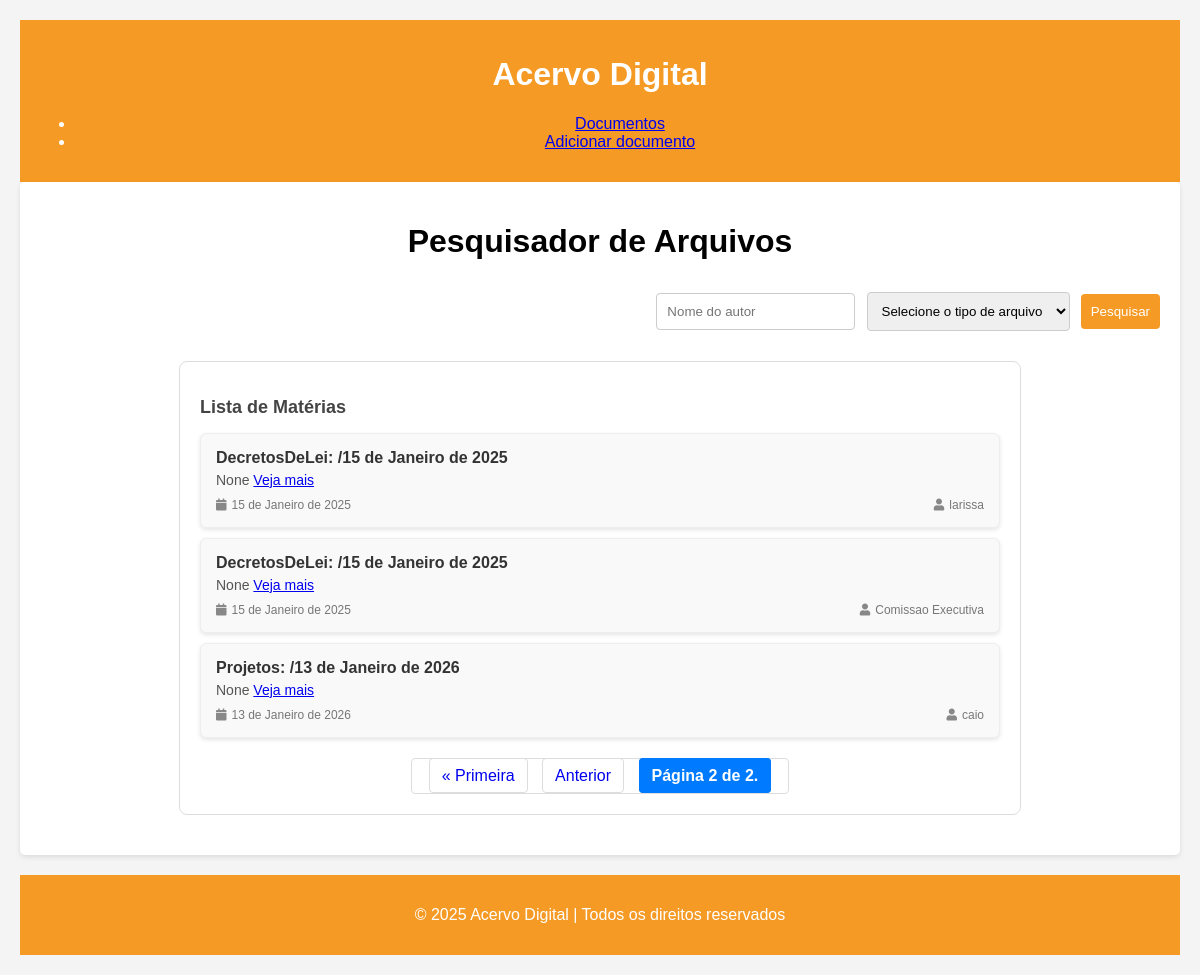
Before: /?page=2 with the older database file.
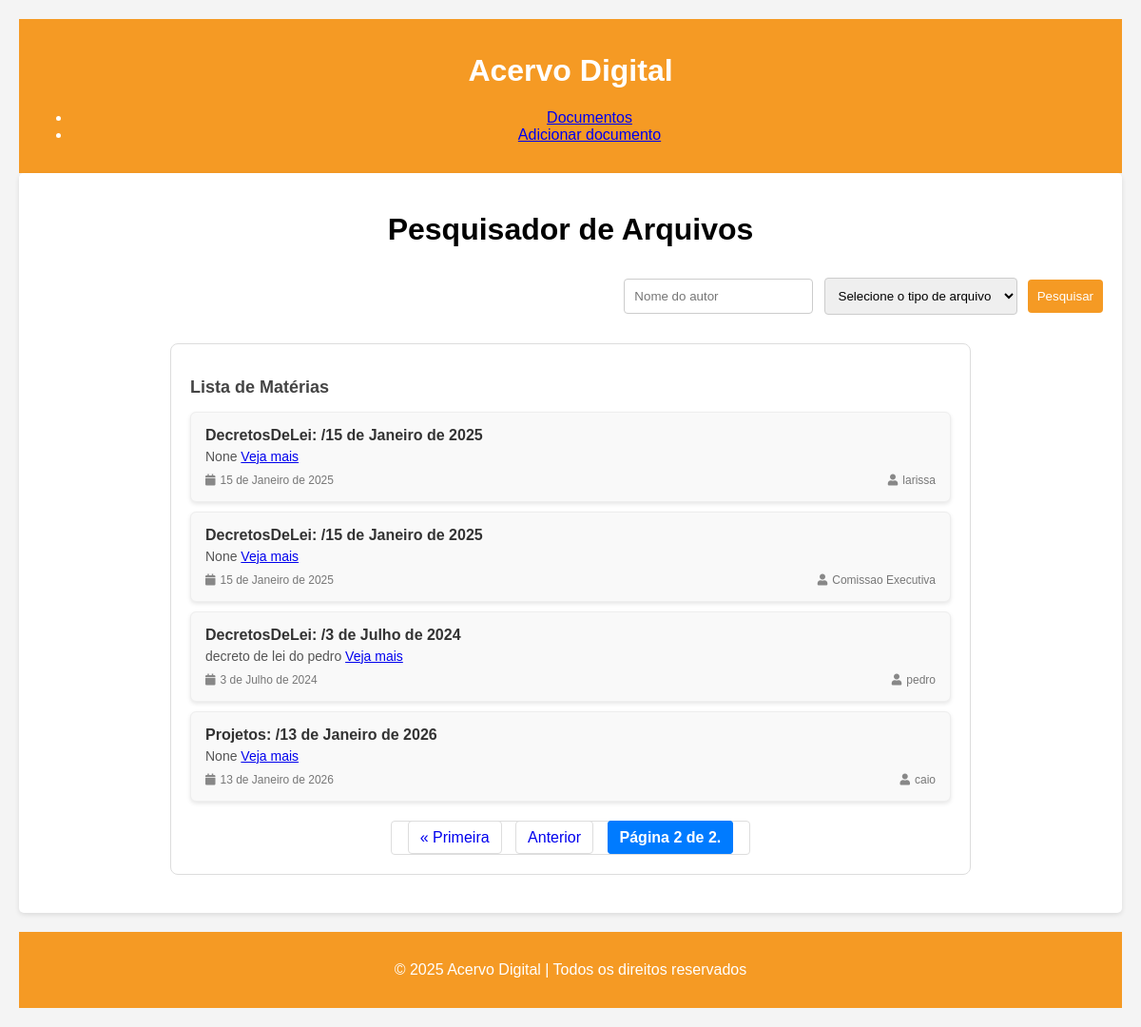
After: the same page with the newer database file.
### docs/models.py (models this page shows, shortened)
class Docs(models.Model):#tabela documentos
    id = models.AutoField(primary_key=True)
    tipe = models.ForeignKey(Type, on_delete=models.PROTECT, related_name='type_doc')
    autor = models.CharField(max_length=200)
    date = models.DateField(blank=True, null=True)
    photo = models.ImageField(upload_to='docs/', blank=True, null=True)
    description=models.CharField(max_length=200,blank=True,null=True)

class Type(models.Model):
    id = models.AutoField(primary_key=True)
    name = models.CharField(max_length=100)
    def __str__(self):
      return self.name

### docs/views.py (the view)
# urls.py: path('',docs_view, name='docs_list'),
def docs_view(request):
    docs_list = Docs.objects.all().order_by('tipe')
    search = request.GET.get('search', '')
    tipos = request.GET.get('tipos', '')
    if search and tipos:
        docs_list = docs_list.filter(
            Q(autor__icontains=search) & Q(tipe__name__icontains=tipos)
        )
    elif search:
        docs_list = docs_list.filter(autor__icontains=search)
    elif tipos:
        docs_list = docs_list.filter(tipe__name__icontains=tipos)
    paginator = Paginator(docs_list, 5)  # Exibe 10 itens por página
    page_number = request.GET.get('page')  # Recupera o número da página atual
    page_obj = paginator.get_page(page_number)  # Obtém os itens da página atual
    return render(
        request,
        'docs.html',
        {'page_obj': page_obj, 'search': search, 'tipos': tipos},
    )

### docs/templates/docs.html (shortened to what this page needs)
{%extends 'base.html'%}
{% block content %}
<html>
    <link href="https://cdnjs.cloudflare.com/ajax/libs/font-awesome/5.15.4/css/all.min.css" rel="stylesheet">
<head>
</head>
<body>
    <div class="search-section">
        <h1>Pesquisador de Arquivos</h1>
        <form id="searchForm" method="GET" action="{% url 'docs_list' %}">
            <input type="text" id="searchInput" name="search" placeholder="Nome do autor" value="{{ search }}">
            <select id="fileTypeSelect" name="tipos">
                <option value="none" selected disabled hidden>Selecione o tipo de arquivo</option>
            </select>
            <button type="submit">Pesquisar</button>
        </form>
        <div class="result" id="result">
            <h2>Lista de Matérias</h2>
            {% if page_obj %}
                {% for doc in page_obj %}
                    <div class="card">
                        <h3>{{ doc.tipe }}: {{ doc.code }}/{{ doc.date }}</h3>
                        <p>
                            {{ doc.description }}
                            <a href="{% url 'docs_vizualizer' doc.id %}">Veja mais</a>
                        </p>
                        <div class="info">
                            <span class="date">
                                <i class="fa fa-calendar"></i> {{ doc.date }}
                            </span>
                            <span class="author">
                                <i class="fa fa-user"></i> {{ doc.autor }}
                            </span>
                        </div>
                    </div>
                {% endfor %}
                <div class="pagination">
                    <span class="step-links">
                        {% if page_obj.has_previous %}
                            <a href="?page=1{% if search %}&search={{ search }}{% endif %}{% if tipos %}&tipos={{ tipos }}{% endif %}">&laquo; Primeira</a>
                            <a href="?page={{ page_obj.previous_page_number }}{% if search %}&search={{ search }}{% endif %}{% if tipos %}&tipos={{ tipos }}{% endif %}">Anterior</a>
                        {% endif %}
                        <span class="current">
                            Página {{ page_obj.number }} de {{ page_obj.paginator.num_pages }}.
                        </span>
                    </span>
                </div>
            {% else %}
                <p class="no-results">Nenhum arquivo encontrado.</p>
            {% endif %}
        </div>
    </div>
</body>
</html>
{% endblock %}

Changed rows visible on the page:
added Docs: tipe "DecretosDeLei", date "3 de Julho de 2024", description "decreto de lei do pedro", autor "pedro"
